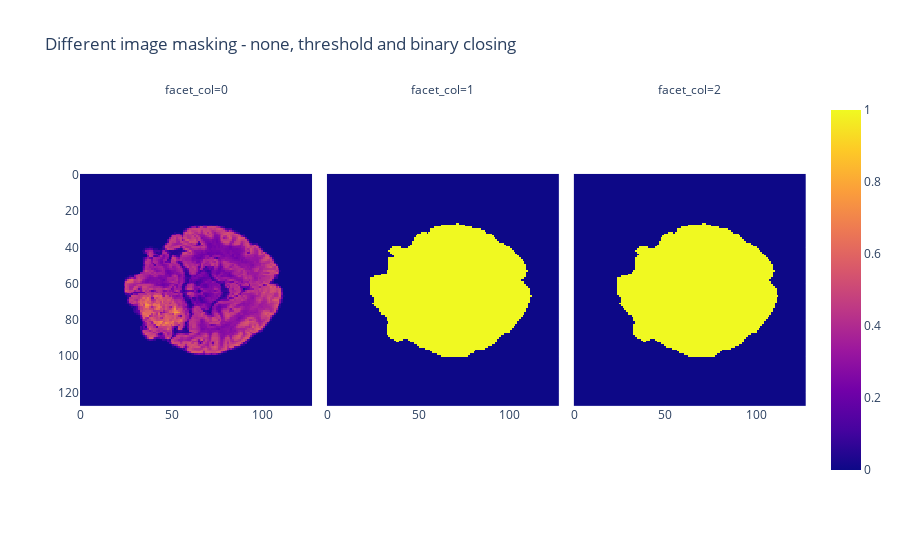

Notebook source saved alongside this figure:
### Code cell
%pip install scikit-image
from skimage.morphology import binary_closing
import plotly.express as px

data = reader.load_patient_scan(0)

image = data['scan'][60]
masked_image = 1 * (image > 0)
filled_image = 1 * binary_closing(image)

px.imshow(
    np.array([image, masked_image, filled_image]),
    facet_col=0, title="Different image masking - none, threshold and binary closing",
)

### Figure 1 — Plotly figure (JSON) as saved in the notebook; plotly's stock layout.template omitted (floating-point values rounded to 4 significant figures; data arrays with more than 128 entries replaced by an {"elided": "..."} marker saying what was removed)
{"data": [{"coloraxis": "coloraxis", "hovertemplate": "x: %{x}<br>y: %{y}<br>color: %{z}<extra></extra>", "name": "0", "type": "heatmap", "xaxis": "x", "yaxis": "y", "z": {"elided": "128x128 float values"}}, {"coloraxis": "coloraxis", "hovertemplate": "x: %{x}<br>y: %{y}<br>color: %{z}<extra></extra>", "name": "1", "type": "heatmap", "xaxis": "x2", "yaxis": "y2", "z": {"elided": "128x128 float values"}}, {"coloraxis": "coloraxis", "hovertemplate": "x: %{x}<br>y: %{y}<br>color: %{z}<extra></extra>", "name": "2", "type": "heatmap", "xaxis": "x3", "yaxis": "y3", "z": {"elided": "128x128 float values"}}], "layout": {"annotations": [{"font": {}, "showarrow": false, "text": "facet_col=0", "x": 0.16, "xanchor": "center", "xref": "paper", "y": 1, "yanchor": "bottom", "yref": "paper"}, {"font": {}, "showarrow": false, "text": "facet_col=1", "x": 0.5, "xanchor": "center", "xref": "paper", "y": 1, "yanchor": "bottom", "yref": "paper"}, {"font": {}, "showarrow": false, "text": "facet_col=2", "x": 0.84, "xanchor": "center", "xref": "paper", "y": 1, "yanchor": "bottom", "yref": "paper"}], "coloraxis": {"colorscale": [[0, "#0d0887"], [0.1111, "#46039f"], [0.2222, "#7201a8"], [0.3333, "#9c179e"], [0.4444, "#bd3786"], [0.5556, "#d8576b"], [0.6667, "#ed7953"], [0.7778, "#fb9f3a"], [0.8889, "#fdca26"], [1, "#f0f921"]]}, "title": {"text": "Different image masking - none, threshold and binary closing"}, "xaxis": {"anchor": "y", "constrain": "domain", "domain": [0, 0.32], "scaleanchor": "y"}, "xaxis2": {"anchor": "y2", "domain": [0.34, 0.66], "matches": "x"}, "xaxis3": {"anchor": "y3", "domain": [0.68, 1.0], "matches": "x"}, "yaxis": {"anchor": "x", "autorange": "reversed", "constrain": "domain", "domain": [0, 1]}, "yaxis2": {"anchor": "x2", "domain": [0, 1], "matches": "y", "showticklabels": false}, "yaxis3": {"anchor": "x3", "domain": [0, 1], "matches": "y", "showticklabels": false}}}
